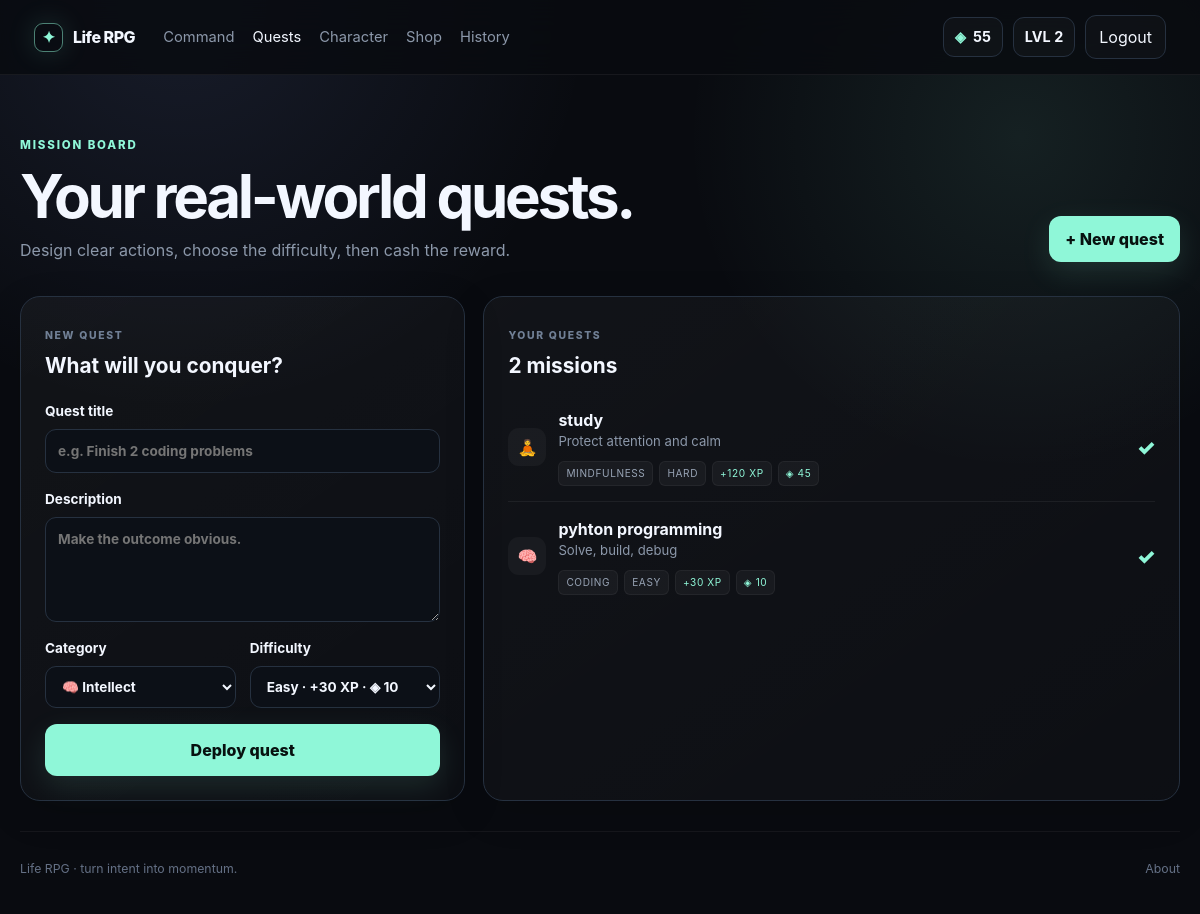
Page /quests (signed in) on the committed database.
### app.py (models this page shows)
class Base(DeclarativeBase):
    pass

class User(Base):
    __tablename__ = "users"
    id: Mapped[int] = mapped_column(Integer, primary_key=True)
    name: Mapped[str] = mapped_column(String(80), nullable=False)
    email: Mapped[str] = mapped_column(String(255), unique=True, nullable=False, index=True)
    password_hash: Mapped[str] = mapped_column(String(255), nullable=False)
    xp: Mapped[int] = mapped_column(Integer, default=0, nullable=False)
    level: Mapped[int] = mapped_column(Integer, default=1, nullable=False)
    gold: Mapped[int] = mapped_column(Integer, default=0, nullable=False)
    streak: Mapped[int] = mapped_column(Integer, default=0, nullable=False)
    last_activity: Mapped[date | None] = mapped_column(nullable=True)
    created_at: Mapped[datetime] = mapped_column(DateTime(timezone=True), default=lambda: datetime.now(timezone.utc), nullable=False)
    theme: Mapped[str] = mapped_column(String(32), default="default", nullable=False)
    attributes: Mapped["Attributes"] = relationship(back_populates="user", cascade="all, delete-orphan", uselist=False)
    quests: Mapped[list["Quest"]] = relationship(back_populates="user", cascade="all, delete-orphan")
    activities: Mapped[list["ActivityLog"]] = relationship(back_populates="user", cascade="all, delete-orphan")
    inventory: Mapped[list["Inventory"]] = relationship(back_populates="user", cascade="all, delete-orphan")

class Quest(Base):
    __tablename__ = "quests"
    id: Mapped[int] = mapped_column(Integer, primary_key=True)
    user_id: Mapped[int] = mapped_column(ForeignKey("users.id", ondelete="CASCADE"), nullable=False, index=True)
    title: Mapped[str] = mapped_column(String(140), nullable=False)
    description: Mapped[str] = mapped_column(Text, default="", nullable=False)
    category: Mapped[str] = mapped_column(String(20), nullable=False)
    difficulty: Mapped[str] = mapped_column(String(20), nullable=False)
    status: Mapped[str] = mapped_column(String(20), default="pending", nullable=False)
    xp_reward: Mapped[int] = mapped_column(Integer, nullable=False)
    gold_reward: Mapped[int] = mapped_column(Integer, nullable=False)
    created_at: Mapped[datetime] = mapped_column(DateTime(timezone=True), default=lambda: datetime.now(timezone.utc), nullable=False)
    completed_at: Mapped[datetime | None] = mapped_column(DateTime(timezone=True), nullable=True)
    user: Mapped[User] = relationship(back_populates="quests")

### app.py (the view)
@app.route("/quests")
@login_required
def quests():
    rows = db().scalars(select(Quest).where(Quest.user_id == g.user.id).order_by(Quest.status.asc(), Quest.created_at.desc())).all()
    return render_template("quests.html", quests=rows)

### app.py (called while the page is built)
def db():
    if "db" not in g:
        g.db = Session(engine)
    return g.db

def get_csrf_token():
    token = session.get("csrf_token")
    if not token:
        token = secrets.token_urlsafe(32)
        session["csrf_token"] = token
    return token

@app.context_processor
def inject_helpers():
    return {
        "csrf_token": get_csrf_token(),
        "level_threshold": level_threshold,
        "level_progress": level_progress,
        "category_map": CATEGORY_MAP,
        "difficulty_rewards": DIFFICULTY_REWARDS,
    }

@app.before_request
def load_user():
    g.user = None
    user_id = session.get("user_id")
    if user_id:
        g.user = db().get(User, user_id)
    if request.method == "POST" and request.endpoint not in {"static", "health"}:
        require_csrf()

@app.after_request
def security_headers(response):
    response.headers["X-Content-Type-Options"] = "nosniff"
    response.headers["X-Frame-Options"] = "DENY"
    response.headers["Referrer-Policy"] = "strict-origin-when-cross-origin"
    if IS_PRODUCTION:
        response.headers["Strict-Transport-Security"] = "max-age=31536000; includeSubDomains"
    return response

def login_required(view):
    @wraps(view)
    def wrapped(*args, **kwargs):
        if not g.user:
            flash("Log in to continue your adventure.", "warning")
            return redirect(url_for("login"))
        return view(*args, **kwargs)
    return wrapped

### templates/quests.html
{% extends "base.html" %}{% block title %}Quests · Life RPG{% endblock %}
{% block content %}<section class="wrap page-head"><div><div class="eyebrow">MISSION BOARD</div><h1>Your real-world quests.</h1><p>Design clear actions, choose the difficulty, then cash the reward.</p></div><a class="primary-btn" href="#create">+ New quest</a></section>
<section class="wrap quests-layout"><div class="panel create-panel" id="create"><div class="panel-head"><div><span class="label">NEW QUEST</span><h2>What will you conquer?</h2></div></div><form method="post" action="{{ url_for('create_quest') }}" class="quest-form"><input type="hidden" name="csrf_token" value="{{ csrf_token }}"><label>Quest title<input name="title" maxlength="140" required placeholder="e.g. Finish 2 coding problems"></label><label>Description<textarea name="description" maxlength="500" rows="4" placeholder="Make the outcome obvious."></textarea></label><div class="form-grid"><label>Category<select name="category">{% for key,(name,icon,_) in category_map.items() %}<option value="{{ key }}">{{ icon }} {{ name }}</option>{% endfor %}</select></label><label>Difficulty<select name="difficulty">{% for key,r in difficulty_rewards.items() %}<option value="{{ key }}">{{ key|capitalize }} · +{{ r.xp }} XP · ◈ {{ r.gold }}</option>{% endfor %}</select></label></div><button class="primary-btn large" type="submit">Deploy quest</button></form></div>
<div class="panel"><div class="panel-head"><div><span class="label">YOUR QUESTS</span><h2>{{ quests|length }} missions</h2></div></div>{% if quests %}<div class="quest-list full">{% for q in quests %}<article class="quest-row {{ q.status }}"><span class="quest-icon">{{ category_map[q.category][1] }}</span><div class="quest-info"><strong>{{ q.title }}</strong><small>{{ q.description or category_map[q.category][2] }}</small><div class="tag-row"><span class="tag">{{ q.category }}</span><span class="tag">{{ q.difficulty }}</span><span class="reward-tag">+{{ q.xp_reward }} XP</span><span class="reward-tag">◈ {{ q.gold_reward }}</span></div></div>{% if q.status == 'pending' %}<div class="row-actions"><form method="post" action="{{ url_for('complete_quest', quest_id=q.id) }}" data-complete><input type="hidden" name="csrf_token" value="{{ csrf_token }}"><button class="complete-btn" type="submit">Complete</button></form><a class="icon-btn" href="{{ url_for('edit_quest', quest_id=q.id) }}" aria-label="Edit {{ q.title }}">✎</a><form method="post" action="{{ url_for('delete_quest', quest_id=q.id) }}"><input type="hidden" name="csrf_token" value="{{ csrf_token }}"><button class="icon-btn danger" type="submit" aria-label="Delete {{ q.title }}">×</button></form></div>{% else %}<span class="done-mark large">✓</span>{% endif %}</article>{% endfor %}</div>{% else %}<div class="empty-state"><span>⚔</span><h3>No quests yet.</h3><p>Start with something small enough to finish today.</p></div>{% endif %}</div></section><div id="celebration" class="celebration" aria-live="assertive" aria-hidden="true"><div class="burst">✦</div><strong id="celebration-title">QUEST COMPLETE</strong><span id="celebration-copy">XP incoming.</span></div>{% endblock %}

### templates/base.html (shortened to what this page needs)
<!doctype html>
<html lang="en" data-theme="{{ g.user.theme if g.user else 'default' }}">
<head>
  <link rel="stylesheet" href="{{ url_for('static', filename='style.css') }}">
</head>
<body>
<div class="app-shell">
  <header class="topbar">
    <a class="brand" href="{{ url_for('index') }}" aria-label="Life RPG home"><span class="brand-orb">✦</span><span>Life RPG</span></a>
    <nav aria-label="Primary navigation">
      {% if g.user %}
        <a href="{{ url_for('dashboard') }}">Command</a>
        <a href="{{ url_for('quests') }}">Quests</a>
        <a href="{{ url_for('character') }}">Character</a>
        <a href="{{ url_for('shop') }}">Shop</a>
        <a href="{{ url_for('history') }}">History</a>
      {% else %}
        <a href="{{ url_for('about') }}">How it works</a>
      {% endif %}
    </nav>
    <div class="top-actions">
      {% if g.user %}
        <div class="wallet" title="Gold"><span>◈</span>{{ g.user.gold }}</div>
        <div class="level-pill">LVL {{ g.user.level }}</div>
        <form method="post" action="{{ url_for('logout') }}"><input type="hidden" name="csrf_token" value="{{ csrf_token }}"><button class="ghost-btn" type="submit">Logout</button></form>
      {% else %}
        <a class="ghost-btn" href="{{ url_for('login') }}">Log in</a>
        <a class="primary-btn" href="{{ url_for('signup') }}">Start quest</a>
      {% endif %}
    </div>
  </header>
  <main id="main">
    {% block content %}{% endblock %}
  </main>
  <footer class="footer"><span>Life RPG · turn intent into momentum.</span><a href="{{ url_for('about') }}">About</a></footer>
</div>
</body>
</html>

### rows in the picture
User: user.gold "55", user.level "2"
Quest: category "🧘", title "study", description+category "Protect attention and calm", category "MINDFULNESS", difficulty "HARD", xp_reward "120", gold_reward "45"
Quest: category "🧠", title "pyhton programming", description+category "Solve, build, debug", category "CODING", difficulty "EASY", xp_reward "30", gold_reward "10"

### other values in the picture
{{ quests|length }} "2"
form field category "🧠 Intellect"
form field difficulty "Easy · +30 XP · ◈ 10"
